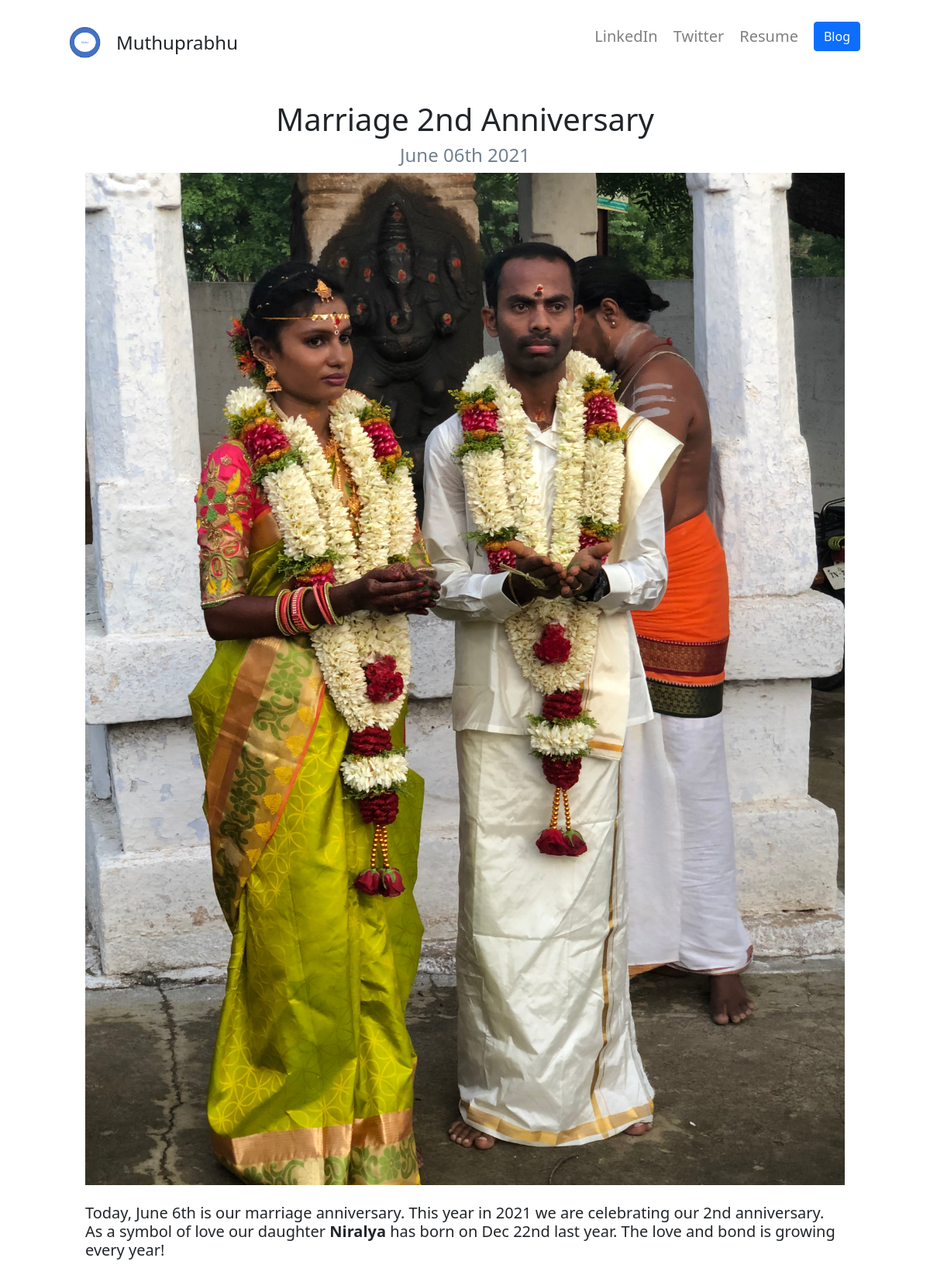
The app's page /blog/2/ with its own data.
### blog/models.py (models this page shows, shortened)
class Blog(models.Model):
    title = models.CharField(max_length=100)
    date = models.DateField()
    image = models.ImageField(upload_to='blog/images/',blank=True)
    details = models.TextField()

### blog/views.py (the view)
# urls.py: path('<int:blog_id>/',views.detail,name='detail')
def detail(request,blog_id):
    blog = get_object_or_404(Blog, pk=blog_id)
    return render(request,'blog/detail.html',{'blog':blog})

### blog/templates/blog/detail.html
{% extends 'portfolio/base.html' %}
{% block content %}
<main class="main">
    <div class="blog_header">
        <h1>{{blog.title}}</h1>
        <h4 id="blog_date">{{blog.date|date:'F dS Y'}}</h4>
    </div>
    {% if blog.image.url %}
        <img src="{{ blog.image.url }}" alt="blog-image" class="img-fluid mb-2">
    {% endif %}
    <p><h5>{{blog.details|safe}}</h5></p>
</main>
{%endblock%}

### portfolio/templates/portfolio/base.html (shortened to what this page needs)
<!DOCTYPE html>
<html lang="en">
<head>
    {% load static %}
     <link href="https://cdn.jsdelivr.net/npm/bootstrap@5.0.1/dist/css/bootstrap.min.css" rel="stylesheet">
     <link rel="stylesheet" href="{% static 'portfolio/styles.css' %}">
</head>
<body>
    <header class="navbar">
        <div class="navbar__brand">
            <a href="{% url 'home' %}">
                <img src="{% static 'portfolio/logo_muthu.png' %}" alt="The logo" height="40" width="40" class="navbar__logo">
            </a>
            <span>Muthuprabhu</span>
        </div>
        <ul class="navbar__navigation">
            <li class="navbar__navigation--item">
                <a href="https://www.linkedin.com/in/muthuprabhu-kuppusamy-7a704528/" class="navbar__link" target="_blank">LinkedIn</a>
            </li>
            <li class="navbar__navigation--item">
                <a href="https://twitter.com/muthuprabhuk" class="navbar__link" target="_blank">Twitter</a>
            </li>
            <li class="navbar__navigation--item">
                <a href="{% static 'portfolio/Muthuprabhu Kuppusamy.pdf' %}" target="_blank" class="navbar__link">Resume</a>
            </li>
            <li class="navbar__navigation--item">
                <a role="button" href="{% url 'blog:all_blog' %}" class="btn btn-primary">Blog</a>
            </li>
        </ul>
    </header>
    {% block content %}
    {%endblock%}
</body>
</html>

### portfolio/static/portfolio/styles.css (style rules this page uses)
*,::after,::before { box-sizing: border-box; }
html { font-family: lato, sans-serif; }
.navbar { margin: 20px auto; max-width: 1020px; max-height: 80px; font-size: 24px; display: flex; flex-direction: row; justify-content: space-between; }
.navbar__brand { display: flex; align-items: center; }
.navbar__logo { margin-right: 20px; text-decoration: none; color: inherit; }
.navbar__navigation { list-style: none; display: flex; flex-direction: row; justify-content: space-between; font-size: 20px; }
.navbar__navigation--item { margin-left: 20px; margin-top: auto; margin-bottom: auto; color:gray; }
.navbar__link { text-decoration: none; color: inherit; }
.main { margin: 20px auto; max-width: 1020px; padding: 20px; }
.blog_header { text-align: center; }
#blog_date { color: slategray; }

### records on screen
Blog: title "Marriage 2nd Anniversary", date "June 06th 2021", image (picture), details "Today, June 6th is our marriage anniversary. This year in 2021 we are celebrating our 2nd anniversary. As a symbol of love our daughter Niralya has born on Dec 22nd last year. The love and bond is growing every year!"
